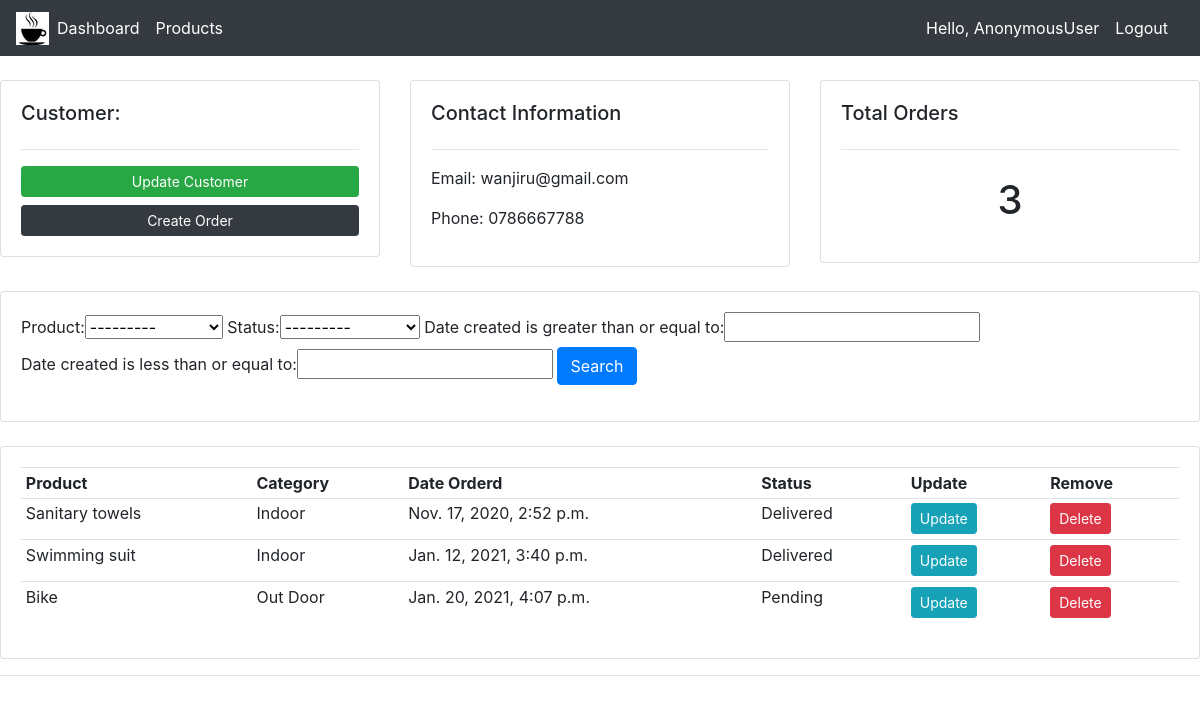
The page /customers/3/ on the database its author committed.
### customer_app/models.py (models this page shows, shortened)
class Customer(models.Model):
    name = models.CharField(max_length=200)
    email = models.EmailField(max_length=50)
    phone = models.CharField(max_length=15)
    date_created = models.DateTimeField(default=timezone.now)

class Order(models.Model):
    STATUS = (
        ('Pending', 'Pending'),
        ('Out for delivery', 'Out for delivery'),
        ('Delivered', 'Delivered'),
    )
    customer = models.ForeignKey(Customer, default=None, on_delete=models.CASCADE) # cascade deletes the whole order when a customer is deleted
    product = models.ForeignKey(Product, null=True, on_delete=models.SET_NULL) # set_null does not delete the whole order if a product is deleted
    date_created = models.DateTimeField(default=timezone.now)
    status = models.CharField(max_length=200, choices=STATUS)

class Product(models.Model):
    CATEGORY = (
        ('Indoor', 'Indoor'),
        ('Out Door', 'Out Door'),
    )
    name = models.CharField(max_length=200)
    price = models.FloatField()
    category = models.CharField(max_length=200, choices=CATEGORY)
    description = models.CharField(max_length=200)
    tag = models.ManyToManyField(Tag)
    date_created = models.DateTimeField(default=timezone.now)
    def __str__(self):
        return self.name

### customer_app/views.py (the view)
# urls.py: path('customers/<int:pk>/', views.customers, name='customers'),
def customers(request, pk):
    customer = Customer.objects.get(id=pk)
    orders = customer.order_set.all()
    orders_count = orders.count()
    myFilter = OrderFilter(request.GET, queryset = orders)
    orders = myFilter.qs
    context = {'customer':customer, 'orders':orders, 'orders_count':orders_count, 'myFilter':myFilter}
    return render(request, 'customer_app/customers.html', context)

### templates/customer_app/customers.html
{% extends 'base.html' %}
{% block content %}
    <br>
    <div class="row">
        <div class="col-md">
            <div class="card card-body">
                <h5>Customer:</h5>
                <hr>
                <a class="btn btn-success btn-sm btn-block" href="">Update Customer</a>
                <a class="btn btn-dark btn-sm btn-block" href="{% url 'create_order' customer.id %}">Create Order</a>
            </div>
        </div>
        <div class="col-md">
            <div class="card card-body">
                <h5>Contact Information</h5>
                <hr>
                <p>Email: {{ customer.email}}</p>
                <p>Phone: {{ customer.phone}}</p>
            </div>
        </div>
        <div class="col-md">
            <div class="card card-body">
                <h5>Total Orders</h5>
                <hr>
                <h1 style="text-align: center;padding: 10px"> {{orders_count}}</h1>
            </div>
        </div>
    </div>
    <br>
    <div class="row">
        <div class="col">
            <div class="card card-body">
                <form method="get">
                    {{myFilter.form}}
                <button class="btn btn-primary" type="submit">Search</button>
            </form>
            </div>
        </div>
    </div>
    <br>
    <div class="row">
        <div class="col-md">
            <div class="card card-body">
                <table class="table table-sm">
                    <tr>
                        <th>Product</th>
                        <th>Category</th>
                        <th>Date Orderd</th>
                        <th>Status</th>
                        <th>Update</th>
                        <th>Remove</th>
                    </tr>
                    {% for order in orders %}
                    <tr>
                        <td>{{ order.product }}</td>
                        <td>{{ order.product.category }}</td>
                        <td>{{ order.date_created }}</td>
                        <td>{{ order.status }}</td>
                        <td><a class="btn btn-sm btn-info" href="{% url 'update_order' order.id %}">Update</a></td>
                        <td><a class="btn btn-sm btn-danger" href="{% url 'delete_order' order.id %}">Delete</a></td>
                    </tr>
                    {% endfor %}
                </table>
            </div>
        </div>
    </div>
{% endblock content %}

### static/css/style.css (style rules this page uses)
body { background-color: #C0C0C0; }

### rows shown on the page
Customer: email "wanjiru@gmail.com", phone "0786667788"
Order: product "Sanitary towels", product.category "Indoor", date_created "Nov. 17, 2020, 2:52 p.m.", status "Delivered"
Order: product "Swimming suit", product.category "Indoor", date_created "Jan. 12, 2021, 3:40 p.m.", status "Delivered"
Order: product "Bike", product.category "Out Door", date_created "Jan. 20, 2021, 4:07 p.m.", status "Pending"

### other values the page prints
{{ request.user }} "AnonymousUser"
{{ orders_count }} "3"
